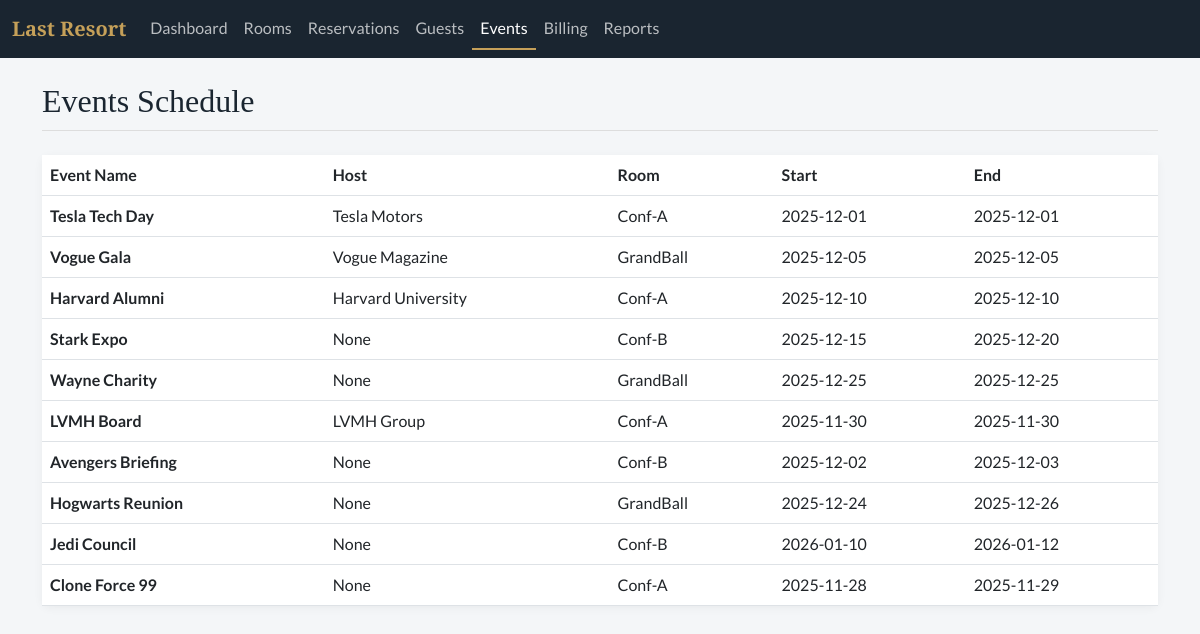
The app's page /events with its own data.
### tables this page shows
CREATE TABLE event (
    eventId INTEGER PRIMARY KEY,
    name TEXT,
    description TEXT,
    startDate DATETIME,
    endDate DATETIME,
    partyId INTEGER,
    roomId INTEGER,
    FOREIGN KEY(partyId) REFERENCES party(partyId),
    FOREIGN KEY(roomId) REFERENCES room(roomId)
);

CREATE TABLE organization (
    partyId INTEGER PRIMARY KEY,
    orgName TEXT,
    contactName TEXT,
    FOREIGN KEY(partyId) REFERENCES party(partyId)
);

CREATE TABLE room (
    roomId INTEGER PRIMARY KEY,
    floorId INTEGER,
    roomNumber TEXT,
    baseRate REAL,
    currentStatus TEXT, -- Clean, Dirty, Occupied, OOO
    isSmokingRoom BOOLEAN,
    FOREIGN KEY(floorId) REFERENCES floor(floorId)
);

### app.py (the view)
@app.route('/events')
def events():
    db = get_db()
    events_list = db.execute("""
        SELECT e.name, e.description, e.startDate, e.endDate, r.roomNumber, o.orgName
        FROM event e
        LEFT JOIN room r ON e.roomId = r.roomId
        LEFT JOIN organization o ON e.partyId = o.partyId
    """).fetchall()
    return render_template('events.html', events=events_list, active_page='events')

### app.py (called while the page is built)
def get_db():
    db = getattr(g, '_database', None)
    if db is None:
        db = g._database = sqlite3.connect(DATABASE)
        db.row_factory = sqlite3.Row
    return db

@app.teardown_appcontext
def close_connection(exception):
    db = getattr(g, '_database', None)
    if db is not None:
        db.close()

### templates/events.html
{% extends "base.html" %}
{% block content %}
<h2>Events Schedule</h2>
<div class="card mt-4">
    <table class="table mb-0">
        <thead class="bg-dark-blue text-white"><tr><th>Event Name</th><th>Host</th><th>Room</th><th>Start</th><th>End</th></tr></thead>
        <tbody>
            {% for e in events %}
            <tr>
                <td><strong>{{ e.name }}</strong></td>
                <td>{{ e.orgName }}</td>
                <td>{{ e.roomNumber }}</td>
                <td>{{ e.startDate }}</td>
                <td>{{ e.endDate }}</td>
            </tr>
            {% else %}
            <tr><td colspan="5" class="text-center p-3">No upcoming events.</td></tr>
            {% endfor %}
        </tbody>
    </table>
</div>
{% endblock %}

### static/css/style.css (style rules this page uses)
:root { --primary-navy: #1a2530; --secondary-gold: #c5a059; --bg-light: #f4f6f8; --text-dark: #2c3e50; --clean-green: #2ecc71; --dirty-red: #e74c3c; --occupied-blue: #3498db; }
body { font-family: 'Lato', 'Segoe UI', sans-serif; background-color: var(--bg-light); color: var(--text-dark); }
.bg-dark-blue { background-color: var(--primary-navy) !important; }
.card { border: none; border-radius: 8px; box-shadow: 0 2px 10px rgba(0,0,0,0.05); }
h2 { font-family: 'Playfair Display', serif; color: var(--primary-navy); margin-bottom: 20px; border-bottom: 1px solid #ddd; padding-bottom: 10px; }

### records on screen
event: name "Tesla Tech Day", orgName "Tesla Motors", roomNumber "Conf-A", startDate "2025-12-01", endDate "2025-12-01"
event: name "Vogue Gala", orgName "Vogue Magazine", roomNumber "GrandBall", startDate "2025-12-05", endDate "2025-12-05"
event: name "Harvard Alumni", orgName "Harvard University", roomNumber "Conf-A", startDate "2025-12-10", endDate "2025-12-10"
event: name "Stark Expo", orgName "None", roomNumber "Conf-B", startDate "2025-12-15", endDate "2025-12-20"
event: name "Wayne Charity", orgName "None", roomNumber "GrandBall", startDate "2025-12-25", endDate "2025-12-25"
event: name "LVMH Board", orgName "LVMH Group", roomNumber "Conf-A", startDate "2025-11-30", endDate "2025-11-30"
event: name "Avengers Briefing", orgName "None", roomNumber "Conf-B", startDate "2025-12-02", endDate "2025-12-03"
event: name "Hogwarts Reunion", orgName "None", roomNumber "GrandBall", startDate "2025-12-24", endDate "2025-12-26"
event: name "Jedi Council", orgName "None", roomNumber "Conf-B", startDate "2026-01-10", endDate "2026-01-12"
event: name "Clone Force 99", orgName "None", roomNumber "Conf-A", startDate "2025-11-28", endDate "2025-11-29"
